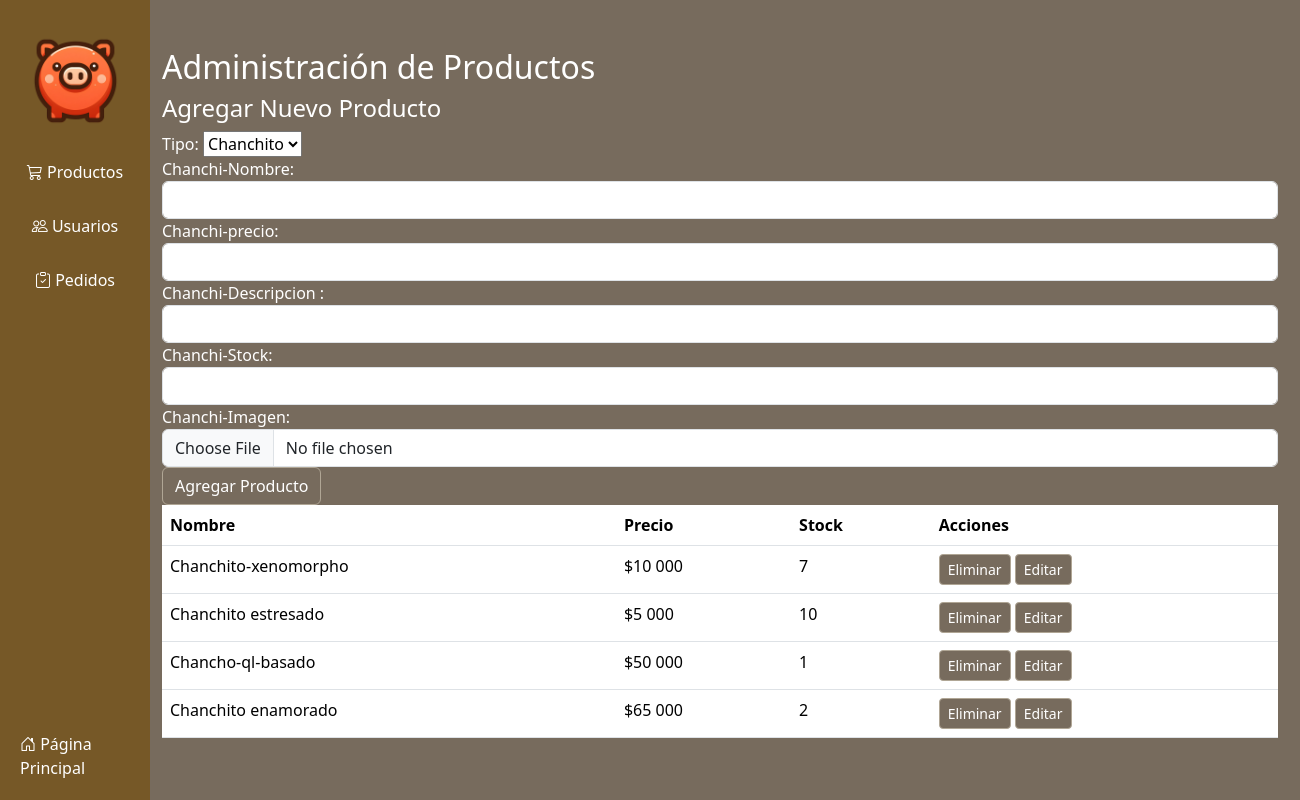
Page /dashboard/ (signed in) on the earlier database version.
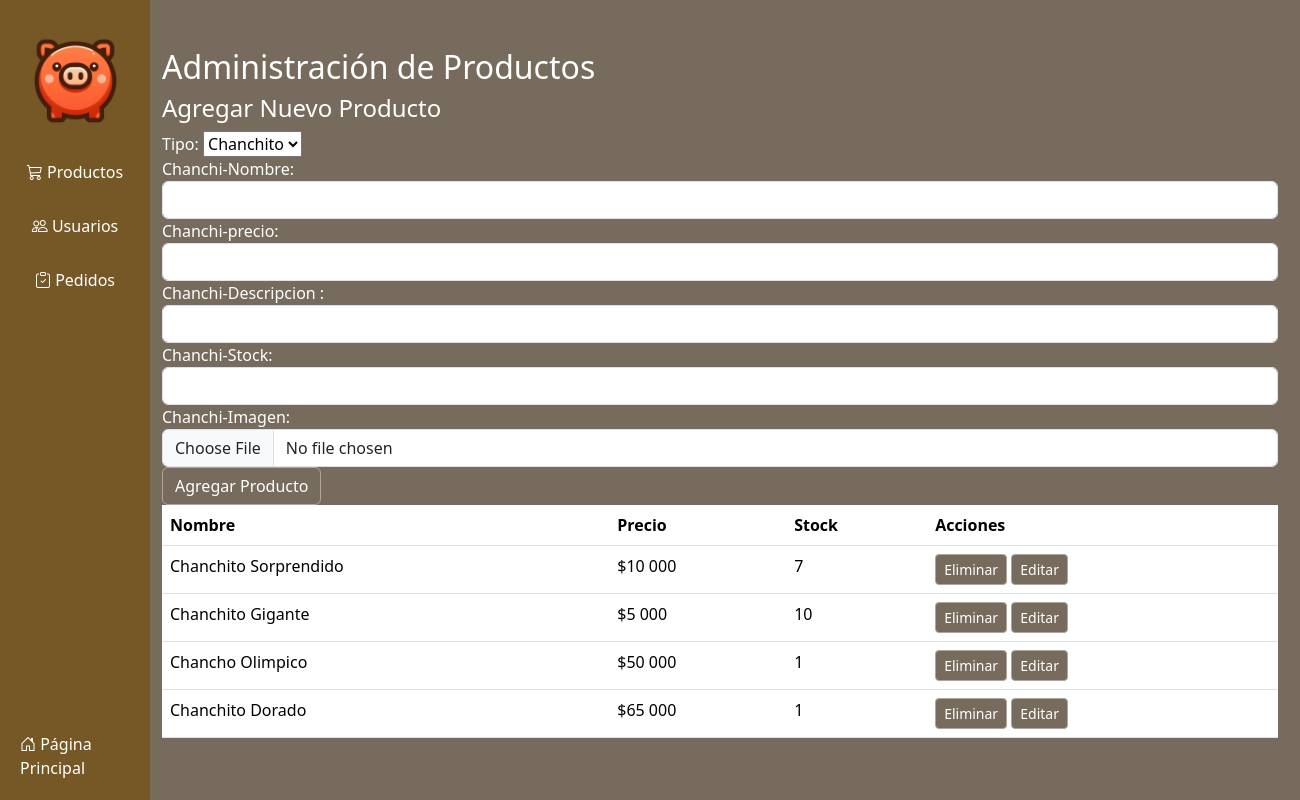
Same page on the later database version.
### pagina/models.py (models this page shows, shortened)
class Producto (models.Model):
    TIPO = [
        ('C', 'Chanchito'),
        ('P', 'Paila')
    ]
    tipo = models.CharField(max_length=1,choices=TIPO, default= 'C')
    id = models.UUIDField(default=uuid.uuid4, primary_key=True, unique=True, editable=False)
    nombre = models.CharField(max_length=50,unique=True)
    descripcion = models.CharField(max_length=300)
    valor = models.IntegerField()
    stock = models.IntegerField()
    imagen = models.ImageField(upload_to="productos/")

### pagina/views.py (the view, shortened to what this page needs)
# urls.py: path('dashboard/',dashboard,name='dashboard'),
@login_required
@permission_required("pagina.view_user",raise_exception=True) ##Tira un error en caso q no exista permiso para acceder
def dashboard(request):
    tipos = Producto.TIPO
    productos = Producto.objects.all()
    context = {'productos': productos, 'tipos': tipos}
    return render(request,"core/dashboard.html", context)

### pagina/templates/core/dashboard.html (shortened to what this page needs)
{% extends "core/template_admin.html" %}
{% load humanize %}
{% load static %}
{% block content %}
    <div class="container mt-5 content" id="admin-contenido">
      <h2 class="text-white" class="mb-4">Administración de Productos</h2>
      <h4 class="text-white">Agregar Nuevo Producto</h4>
      <form id="addProductForm" method="post" enctype="multipart/form-data">
        <div class="form-group">
          <label for="productName" class="text-white"
            >Tipo: </label
          >
          <select name="Tipo" id="Tipo">
            {% for value,label in tipos  %} <option value='{{value}}'>{{label}}</option>
            {% endfor %}</select>
        </div>
        <div class="form-group">
          <label for="productPrice" class="text-white"
            >Chanchi-Nombre: </label
          >
          <input
            name="productonombre"
            type="text"
            class="form-control"
            id="nombreproducto"
            required
          />
        </div>
        <div class="form-group">
          <label for="productStock" class="text-white">Chanchi-precio:</label>
          <input
            name="precioProducto"
            type="number"
            class="form-control"
            id="precioProducto"
            required
          />
        </div>
        <div class="form-group">
          <label for="productName" class="text-white"
            >Chanchi-Descripcion :</label
          >
          <input
            name="descripcionProducto"
            type="text"
            class="form-control"
            id="descripcionProducto"
            required
          />
        </div>
        <div class="form-group">
          <label for="productName" class="text-white"
            >Chanchi-Stock: </label
          >
          <input
            name="StockProducto"
            type="text"
            class="form-control"
            id="StockProducto"
            required
          />
        </div>
                <div class="form-group">
          <label for="productName" class="text-white"
            >Chanchi-Imagen:</label
          >
          <input
            name="imagenProducto"
            type="file"
            accept="image/*"
            class="form-control"
            id="imagenProducto"
            required
          />
        </div>
        <button type="submit" class="btn btn-primary">Agregar Producto</button>
      </form>
      <table class="table">
        <thead>
          <tr>
            <th>Nombre</th>
            <th>Precio</th>
            <th>Stock</th>
            <th>Acciones</th>
          </tr>
        </thead>
        <tbody id="productList">
          {% for product in productos %}
          <tr>
          <td>{{product.nombre}}</td>
          <td>${{product.valor | intcomma}}</td>
          <td>{{product.stock}}</td>
          <td>
            <a class="btn btn-danger btn-sm delete-btn" href="{% url 'eliminar' product.id%}">Eliminar</a>
            <a class="btn btn-info btn-sm edit-btn text-white" href="{% url 'editar' product.id%}">Editar</a>
          </td>
        </tr>
          {% endfor %}
        </tbody>
      </table>
    </div>
{% endblock content %}

Differences in the rows shown:
changed Producto: nombre "Chanchito-xenomorpho" → "Chanchito Sorprendido"
changed Producto: nombre "Chanchito estresado" → "Chanchito Gigante"
changed Producto: nombre "Chancho-ql-basado" → "Chancho Olimpico"
changed Producto: nombre "Chanchito enamorado" → "Chanchito Dorado"; stock "2" → "1"
